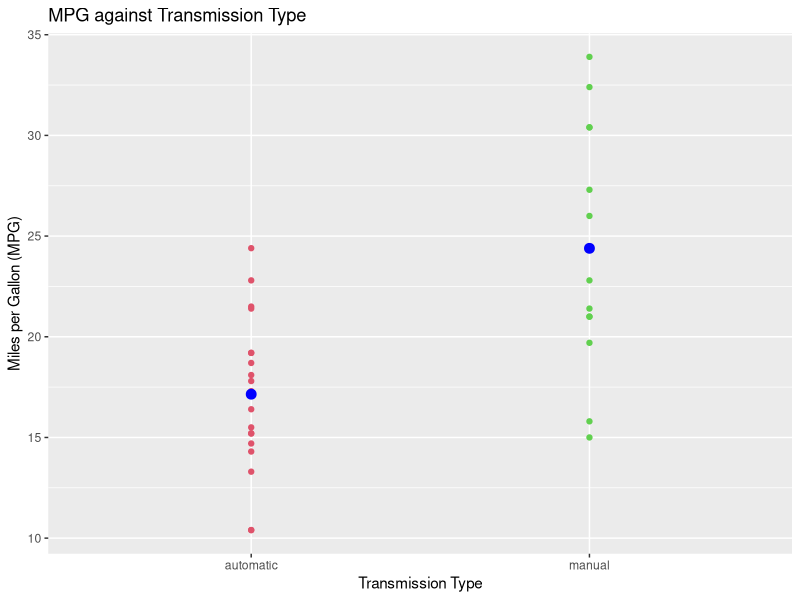

This chart was generated by the following R code:
## ---- chunk 1
knitr::opts_chunk$set(fig.align='center', fig.path='figs/',
                      echo=FALSE, warning=FALSE, message=FALSE)
## required libraries
library(datasets)
library(dplyr)
library(ggplot2)

## ---- chunk 2
data(mtcars)
head(mtcars)
## ---- chunk 3
dat <- mtcars %>% select(mpg, am)

## adding a new column with am variable as a factor
dat <- dat %>% mutate(trans = factor(am, labels = c("automatic", "manual")))

g1 <- ggplot(dat, aes(x = trans, y = mpg)) + geom_point(color = dat$am+2)
g1 <- g1 + labs(title = "MPG against Transmission Type") + labs(x = "Transmission Type") + labs(y = "Miles per Gallon (MPG)")

## calculating some basic stats
stats <- dat %>% select(mpg, trans) %>% group_by(trans) %>% summarise_each(funs(mean, sd))
stats

## adding the stats as reference points on plot
g1 <- g1 + geom_point(data = stats, aes(x = trans, y = mean), color = "blue", size = 3)

## ---- chunk 4
## calculating correlations of the data
tmp <- cor(mtcars, mtcars$mpg)
corrs <- data.frame(attr = rownames(tmp), corr = tmp[,1])
## arranging into order of significance by ABS value to preserve relationship (positive or negative)
corrs <- arrange(corrs, desc(abs(corr)))
corrs
## ---- chunk 5
g1
